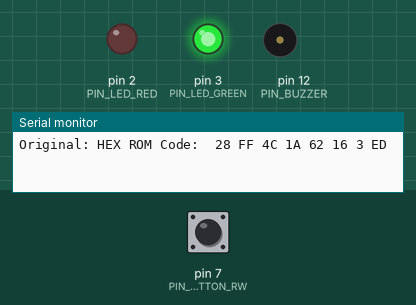
A program run on a simulated Arduino Uno, built with avr-gcc and run on an emulated ATmega328P. Parts: output pins drawn as LEDs (lit = HIGH), buzzer (waves = sounding), the last lines printed to the serial monitor. Dashed ring = blinking. Inputs (shaded band) come from the test bench; at power-on: pin 7 (PIN_BUTTON_RW) HIGH.

Above: at 1.5 s.
1.6 s: pin 7 (PIN_BUTTON_RW) pulled LOW for 0.15 s
At 2.3 s:
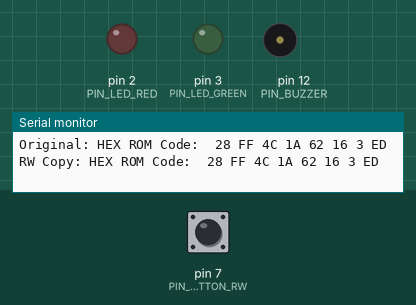
At 2.7 s:
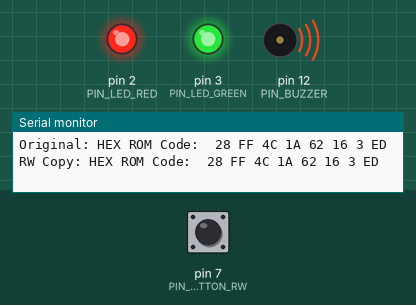
4.6 s: pin 7 (PIN_BUTTON_RW) pulled LOW for 3.2 s
At 7.4 s:
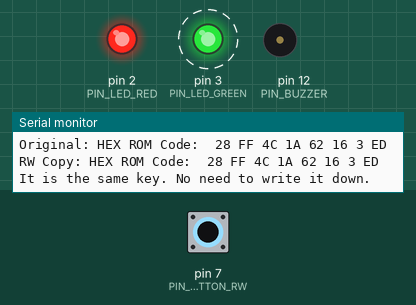
Timing chart, 0 to 9.7 s (numbered marks = the images above; inputs shaded):
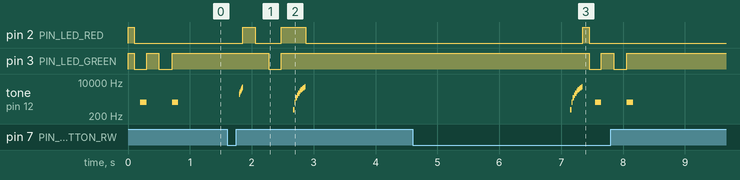

Measured:
- after the input at 1.6 s, pin 2 (PIN_LED_RED): LOW → HIGH after 0.26 s, → LOW 0.20 s later, → HIGH 0.41 s later, → LOW 0.40 s later; pin 3 (PIN_LED_GREEN): HIGH → LOW after 0.67 s, → HIGH 0.20 s later
- after the input at 4.6 s, pin 2 (PIN_LED_RED): LOW → HIGH after 2.8 s, → LOW 0.10 s later; pin 3 (PIN_LED_GREEN): alternates HIGH for 0.20 s and LOW for 0.21 s, 4 changes in all, then stays HIGH, starting after 2.9 s

The program:

main.cpp
```cpp
#include <Arduino.h>

#include "Leds.h"
#include "Buzzer.h"
#include "IButton.h"
#include "RomCode.h"
#include "Button.h"

#define PIN_I_BUTTON A5
#define PIN_LED_RED 2
#define PIN_LED_GREEN 3
#define PIN_BUTTON_RW 7
#define PIN_BUZZER 12

Leds leds(PIN_LED_RED, PIN_LED_GREEN);
Buzzer buzzer(PIN_BUZZER);
IButton iButton(PIN_I_BUTTON);
Button button(PIN_BUTTON_RW);

typedef enum : uint8_t {
    WaitForReadKey,
    WaitForPressButton,
    WaitForWriteKey,
} TStates;

RomCode iButtonCode;
TStates appState;

void(* resetFunc)() = nullptr;

void longPress();
void shortPress();
void stateWaitForPressButton();

void setup() {
    Serial.begin(115200);

    leds.blinkRedGreen(200);
    buzzer.beep();
    button.attachHandlerLongPress(longPress);

    appState = WaitForReadKey;
}

void loop() {
    if (appState == WaitForReadKey) {
        leds.blinkGreen(400);

        if (iButton.search(iButtonCode)) {
            leds.activateGreen();
            buzzer.beep();

            if (iButtonCode.isCrcValid()) {
                Serial.print("Original: ");
                iButtonCode.printDebug(Serial);

                stateWaitForPressButton();
            } else {
                buzzer.error();
            }
        }
    }

    if (appState == WaitForPressButton) {
        button.loop();
    }

    if (appState == WaitForWriteKey) {
        button.loop();
        leds.blinkRed(400); // waiting for read RW keys.
        RomCode rwRom;
        if (iButton.search(rwRom)) {
            Serial.print("RW Copy: ");
            rwRom.printDebug(Serial);

            if (rwRom != iButtonCode) {
                if (iButton.write(iButtonCode)) {
                    leds.blinkRedGreen(400, false);
                    buzzer.ok();
                    Serial.println("The key copied successfully.");
                } else {
                    leds.blinkRedGreen(1000, false);
                    buzzer.error();
                    Serial.println("The key copy failed");
                }
            } else { // the keys already has the code, nothing to write
                leds.blinkRedGreen(400, false);
                buzzer.ok();
                Serial.println("It is the same key. No need to write it down.");
            }

            leds.activateRed(false);
            stateWaitForPressButton();
        }
    }
}

void stateWaitForPressButton() {
    appState = WaitForPressButton;
    button.attachHandlerShortPress(shortPress);
}

void shortPress() {
    buzzer.next();
    if (appState == WaitForPressButton) {
        button.attachHandlerShortPress(nullptr);
        appState = WaitForWriteKey;
    }
}

void longPress() {
    buzzer.ok();
    resetFunc();
}
```

Button.h
```cpp
//
// Created by Vitalii Arkusha on 22.12.2020.
//

#ifndef KEY_DUBLICATOR_BUTTON_H
#define KEY_DUBLICATOR_BUTTON_H

#include <Arduino.h>
#include <ezButton.h>

typedef void(*OnButtonCallback)();

class Button {
public:
    explicit Button(uint8_t pin);
    void loop();

    /**
     * @param cb callback function. Pass nullptr for deattach handler.
     */
    void attachHandlerShortPress(OnButtonCallback cb);

    /**
     * @param cb callback function. Pass nullptr for deattach handler.
     */
    void attachHandlerLongPress(OnButtonCallback cb);

private:
    ezButton mButton;

    unsigned long pressedTime  = 0;
    unsigned long releasedTime = 0;
    bool isPressing = false;
    bool isLongDetected = false;

    OnButtonCallback onShortPress = nullptr;
    OnButtonCallback onLongPress = nullptr;
};


#endif //KEY_DUBLICATOR_BUTTON_H
```

Buzzer.h
```cpp
//
// Created by Vitalii Arkusha on 20.12.2020.
//

#ifndef KEY_DUBLICATOR_BUZZER_H
#define KEY_DUBLICATOR_BUZZER_H

#include "Arduino.h"

class Buzzer {
public:
    Buzzer(uint8_t pin);
    void beep() const;
    void ok() const;
    void error() const;
    void next() const;

private:
    uint8_t pin;
};


#endif //KEY_DUBLICATOR_BUZZER_H
```

IButton.h
```cpp
//
// Created by Vitalii Arkusha on 21.12.2020.
//

#ifndef KEY_DUBLICATOR_IBUTTON_H
#define KEY_DUBLICATOR_IBUTTON_H

#include <Arduino.h>
#include <OneWire.h>
#include "RomCode.h"

class IButton {
public:
    typedef enum : byte {
        DS1990A = 0x01,
        DS1982U_F3  = 0x89,
    } Family;

    explicit IButton(uint8_t pin);

    // false in case device not found or does not supporting, otherwise true (CRC check should be performed separately)
    bool search(RomCode &data);
    bool write(RomCode &data);

    Family getFamily(const RomCode &data) const;


private:
    OneWire oneWire;
};


#endif //KEY_DUBLICATOR_IBUTTON_H
```

Leds.h
```cpp
//
// Created by Vitalii Arkusha on 20.12.2020.
//

#ifndef KEY_DUBLICATOR_LEDS_H
#define KEY_DUBLICATOR_LEDS_H

#include <Arduino.h>


class Leds {
public:
    Leds(uint8_t pinRed, uint8_t pinGreen);
    void blinkRed(uint32_t ms = 100, bool OffOnOff = true) const;
    void blinkGreen(uint32_t ms = 100, bool OffOnOff = true) const;
    void blinkRedGreen(uint32_t ms = 100, bool OffOnOff = true) const;

    void activateRed(bool on = true) const;
    void activateGreen(bool on = true) const;
private:
    uint8_t pinRed;
    uint8_t pinGreen;
};


#endif //KEY_DUBLICATOR_LEDS_H
```

RomCode.h
```cpp
//
// Created by Vitalii Arkusha on 21.12.2020.
//

#ifndef KEY_DUBLICATOR_ROMCODE_H
#define KEY_DUBLICATOR_ROMCODE_H

#include "Arduino.h"

class RomCode {
public:
    RomCode();
    void setData(const byte *buf, uint8_t count);
    const byte *getData() const;

    bool isCrcValid() const;
    byte getFamilyCode() const;
    byte getCrc() const;
    void getSerialNumber(byte *buf, uint8_t count) const;


    void printDebug(HardwareSerial &serial) const;

    bool operator==(const RomCode &rhs) const;
    bool operator!=(const RomCode &rhs) const;

private:
    byte buff[8]{};
};


#endif //KEY_DUBLICATOR_ROMCODE_H
```

KeyRw19901.h
```cpp
//
// Created by Vitalii Arkusha on 23.12.2020.
//

#ifndef KEY_DUBLICATOR_KEYRW19901_H
#define KEY_DUBLICATOR_KEYRW19901_H

#include "IButton.h"

struct KeyRw19901 {
    static bool isRecognized(OneWire &oneWire);
    static bool write(const RomCode &rom, OneWire &oneWire);
};


#endif //KEY_DUBLICATOR_KEYRW19901_H
```

KeyRw19902.h
```cpp
//
// Created by Vitalii Arkusha on 23.12.2020.
//

#ifndef KEY_DUBLICATOR_KEYRW19902_H
#define KEY_DUBLICATOR_KEYRW19902_H

#include "IButton.h"

struct KeyRw19902 {
    static bool isRecognized(OneWire &oneWire);
    static bool write(const RomCode &rom, OneWire &oneWire);
};


#endif //KEY_DUBLICATOR_KEYRW19902_H
```

KeyTm01A.h
```cpp
//
// Created by Vitalii Arkusha on 30.12.2020.
//

#ifndef KEY_DUBLICATOR_KEYTM01A_H
#define KEY_DUBLICATOR_KEYTM01A_H

#include "IButton.h"

struct KeyTm01A {
    static bool isRecognized(OneWire &oneWire);
    static bool write(const RomCode &rom, OneWire &oneWire);
};


#endif //KEY_DUBLICATOR_KEYTM01A_H
```

Button.cpp
```cpp
//
// Created by Vitalii Arkusha on 22.12.2020.
// @see https://arduinogetstarted.com/tutorials/arduino-button-long-press-short-press
//

#include "Button.h"

const int SHORT_PRESS_TIME = 500;
const int LONG_PRESS_TIME  = 2500;

Button::Button(uint8_t pin) :
mButton(pin) {
    mButton.setDebounceTime(50);
}

void Button::loop() {
    mButton.loop();

    if(mButton.isPressed()){
        pressedTime = millis();
        isPressing = true;
        isLongDetected = false;
    }

    if(mButton.isReleased()) {
        isPressing = false;
        releasedTime = millis();

        unsigned long pressDuration = releasedTime - pressedTime;

        if(pressDuration < SHORT_PRESS_TIME) {
            if (onShortPress != nullptr) {
                onShortPress();
            }
        }
    }

    if(isPressing == true && isLongDetected == false) {
        unsigned long pressDuration = millis() - pressedTime;
        if( pressDuration > LONG_PRESS_TIME ) {
            isLongDetected = true;
            if (onLongPress != nullptr) {
                onLongPress();
            }
        }
    }
}

void Button::attachHandlerShortPress(OnButtonCallback cb) {
    onShortPress = *cb;
}

void Button::attachHandlerLongPress(OnButtonCallback cb) {
    onLongPress = *cb;
}
```

Buzzer.cpp
```cpp
//
// Created by Vitalii Arkusha on 20.12.2020.
//

#include "Buzzer.h"

Buzzer::Buzzer(uint8_t pin) :
        pin(pin) {
    pinMode(pin, OUTPUT);
}

void Buzzer::beep() const {
    tone(pin, 1000);
    delay(100);
    noTone(pin);
}

void Buzzer::ok() const {
    for (int i = 400; i < 6000; i = i + 600) {
        tone(pin, i);
        delay(20);
    }
    noTone(pin);
}

void Buzzer::next() const {
    for (int i = 2500; i < 6000; i = i + 600) {
        tone(pin, i);
        delay(10);
    }
    noTone(pin);
}


void Buzzer::error() const {
    for (int j = 0; j < 3; j++) {
        for (int i = 1000; i < 2500; i=i+140) {
            tone(pin, i);
            delay(10);
        }
        delay(50);
    }
    noTone(pin);
}
```

IButton.cpp
```cpp
//
// Created by Vitalii Arkusha on 21.12.2020.
//

#include "IButton.h"
#include "keys/KeyRw19901.h"
#include "keys/KeyRw19902.h"
#include "keys/KeyTm01A.h"

IButton::IButton(uint8_t pin) :
    oneWire(pin) {
}

IButton::Family IButton::getFamily(const RomCode &data) const{
    byte familyCode = data.getFamilyCode();
    return Family(familyCode);
}

bool IButton::search(RomCode &data) {
    byte buff[8];
    oneWire.reset_search();
    if (!oneWire.search(buff)) {
        return false;
    }

    data.setData(buff, sizeof(buff));
    return true;
}

bool IButton::write(RomCode &data) {
    if (KeyRw19901::isRecognized(oneWire)) {
        return KeyRw19901::write(data, oneWire);
    }

    if (KeyRw19902::isRecognized(oneWire)) {
        return KeyRw19902::write(data, oneWire);
    }

    if (KeyTm01A::isRecognized(oneWire)) { // Always TRUE, trying to write as TM-01x (will be fixed if solution to recognize TM-01A be found)
        return KeyTm01A::write(data, oneWire);
    }

    return false;
}
```

Leds.cpp
```cpp
//
// Created by Vitalii Arkusha on 20.12.2020.
//

#include "Leds.h"

Leds::Leds(uint8_t pinRed, uint8_t pinGreen) :
        pinRed(pinRed), pinGreen(pinGreen) {

    pinMode(pinRed, OUTPUT);
    pinMode(pinGreen, OUTPUT);
}

void Leds::blinkRed(uint32_t ms, bool OffOnOff) const {
    activateRed(OffOnOff);
    delay(ms/2);
    activateRed(!OffOnOff);
    delay(ms/2);
}

void Leds::blinkGreen(uint32_t ms, bool OffOnOff) const {
    activateGreen(OffOnOff);
    delay(ms/2);
    activateGreen(!OffOnOff);
    delay(ms/2);
}

void Leds::blinkRedGreen(uint32_t ms, bool OffOnOff) const {
    activateRed(OffOnOff);
    activateGreen(OffOnOff);

    delay(ms/2);

    activateRed(!OffOnOff);
    activateGreen(!OffOnOff);

    delay(ms/2);
}

void Leds::activateRed(bool on) const {
    digitalWrite(pinRed, on ? HIGH : LOW);
}

void Leds::activateGreen(bool on) const {
    digitalWrite(pinGreen, on ? HIGH : LOW);
}
```

RomCode.cpp
```cpp
//
// Created by Vitalii Arkusha on 21.12.2020.
//

#include "RomCode.h"
#include <OneWire.h>

#define CRC_BYTE_POS 7
#define FAMILY_BYTE_POS 0

RomCode::RomCode() {
    for (byte &i : buff) {
        i = 0x0;
    }
}

void RomCode::setData(const byte *buf, uint8_t count) {
    count = min(count, sizeof(buff));
    for (int i = 0; i < count; i++) {
        buff[i] = buf[i];
    }
}

bool RomCode::isCrcValid() const {
    return OneWire::crc8(buff, CRC_BYTE_POS) == getCrc();
}

byte RomCode::getCrc() const {
    return buff[CRC_BYTE_POS];
}

byte RomCode::getFamilyCode() const {
    return buff[FAMILY_BYTE_POS];
}

void RomCode::getSerialNumber(byte *buf, uint8_t count) const {
    count = min(count, 6);
    for (int i = 0; i<count ; ++i) {
        buf[i] = buff[i+1];
    }
}

void RomCode::printDebug(HardwareSerial &serial) const {
    serial.write("HEX ROM Code: ");
    for (unsigned char data : buff) {
        serial.print(' ');
        serial.print(data, HEX);
    }
    serial.println();
}

bool RomCode::operator==(const RomCode &rhs) const {
    return memcmp(buff, rhs.buff, sizeof(buff)) == 0;
}

bool RomCode::operator!=(const RomCode &rhs) const {
    return memcmp(buff, rhs.buff, sizeof(buff)) != 0;
}

const byte *RomCode::getData() const {
    return buff;
}
```

KeyRw19901.cpp
```cpp
//
// Created by Vitalii Arkusha on 23.12.2020.
// Some ideas was taken here. Thanks.
// https://github.com/AlexMalov/EasyKeyDublicator/blob/master/EasyKeyDublicator/EasyKeyDublicator.ino
//

#include "keys/KeyRw19901.h"

bool KeyRw19901::isRecognized(OneWire &oneWire) {
    oneWire.reset();
    oneWire.write(0xD1);    // trying to enable write bit RW-1990.1
    oneWire.write_bit(1);   // enable write (1 - enable, 0 - disable)
    delay(10);

    oneWire.reset();
    oneWire.write(0xB5); // send 0xB5 - read write flag

    if (oneWire.read() == 0xFE){
        oneWire.reset();
        oneWire.write(0xD1);  // disable write
        oneWire.write_bit(0); // set bit to disable writing
        return true;
    }

    return false;
}

bool KeyRw19901::write(const RomCode &rom, OneWire &oneWire) {
    oneWire.reset();
    // enable writing
    oneWire.write(0xD1);       // send 0xD1 - write register
    oneWire.write_bit(0);      // enable write (0 - enable, 1 - disable)
    delay(10);

    oneWire.reset();
    oneWire.write(0xD5);        // command for write
    const byte *originalKeyData = rom.getData();
    for (uint8_t i=0; i<8; ++i) {
        byte byteToWrite = ~originalKeyData[i]; // inverted data must be write RW1990.1
        for(uint8_t j=0; j<8; ++j){
            oneWire.write_bit(byteToWrite & (byte)1);
            delay(5);
            byteToWrite = byteToWrite >> (byte)1;
        }
    }

    // disable writing.
    oneWire.write(0xD1);
    oneWire.write_bit(1);
    delay(10);

    byte buff[8];
    oneWire.reset_search();
    if (!oneWire.search(buff)) {
        return false;
    }

    return memcmp(buff, originalKeyData, sizeof(buff)) == 0;
}
```

KeyRw19902.cpp
```cpp
//
// Created by Vitalii Arkusha on 23.12.2020.
// Some ideas was taken here. Thanks.
// https://github.com/AlexMalov/EasyKeyDublicator/blob/master/EasyKeyDublicator/EasyKeyDublicator.ino
//

#include "keys/KeyRw19902.h"

bool KeyRw19902::isRecognized(OneWire &oneWire) {
    oneWire.reset();
    oneWire.write(0x1D);    // trying to enable write bit RW-1990.1
    oneWire.write_bit(1);   // enable write (1 - enable, 0 - disable)
    delay(10);

    oneWire.reset();
    oneWire.write(0x1E); // send 0x1E - read write flag

    if (oneWire.read() == 0xFE){
        oneWire.reset();
        oneWire.write(0x1D);  // disable write RW-1990.2
        oneWire.write_bit(0); // set bit to disable writing
        return true;
    }

    return false;
}

bool KeyRw19902::write(const RomCode &rom, OneWire &oneWire) {
    oneWire.reset();
    // enable writing
    oneWire.write(0x1D);       // send 0xD1 - write register
    oneWire.write_bit(1);      // enable write (1 - enable, 0 - disable)
    delay(10);

    oneWire.reset();
    oneWire.write(0xD5);        // command for write
    const byte *originalKeyData = rom.getData();
    for (uint8_t i = 0; i<8; ++i) {
        byte byteToWrite = originalKeyData[i];
        for(uint8_t j=0; j<8; ++j){
            oneWire.write_bit(byteToWrite & (byte)1);
            delay(5);
            byteToWrite = byteToWrite >> (byte)1;
        }
    }

    // disable writing.
    oneWire.write(0x1D);
    oneWire.write_bit(0);
    delay(10);

    byte buff[8];
    oneWire.reset_search();
    if (!oneWire.search(buff)) {
        return false;
    }

    return memcmp(buff, originalKeyData, sizeof(buff)) == 0;
}
```

KeyTm01A.cpp
```cpp
//
// Created by Vitalii Arkusha on 30.12.2020.
// See: @http://domofon-master2009.narod.ru/publ/logicheskij_analizator_i_primer_ego_primenenija_dlja_issledovanija_protokola_zapisi_zagotovki_tm_01/1-1-0-16
//

#include "keys/KeyTm01A.h"

bool KeyTm01A::isRecognized(OneWire &oneWire) {
    // Should be fixed when solution for recognize TM-01A will be found
    return true;
}

bool KeyTm01A::write(const RomCode &rom, OneWire &oneWire) {
    oneWire.reset();
    // enable writing
    oneWire.write(0xC1);       // send 0xC1 - write register
    oneWire.write_bit(1);      // enable write (1 - enable, 0 - disable)
    delay(5);

    oneWire.reset(); // ????
    oneWire.write(0xC5);        // command for write
    const byte *originalKeyData = rom.getData();
    for (uint8_t i = 0; i<8; ++i) {
        byte byteToWrite = originalKeyData[i];
        for(uint8_t j=0; j<8; ++j){
            oneWire.write_bit(byteToWrite & (byte)1);
            delay(5);
            byteToWrite = byteToWrite >> (byte)1;
        }
    }

    // disable writing.
    oneWire.write(0xC1);
    oneWire.write_bit(0);
    delay(30);

    byte buff[8];
    oneWire.reset_search();
    if (!oneWire.search(buff)) {
        return false;
    }

    return memcmp(buff, originalKeyData, sizeof(buff)) == 0;
}
```
